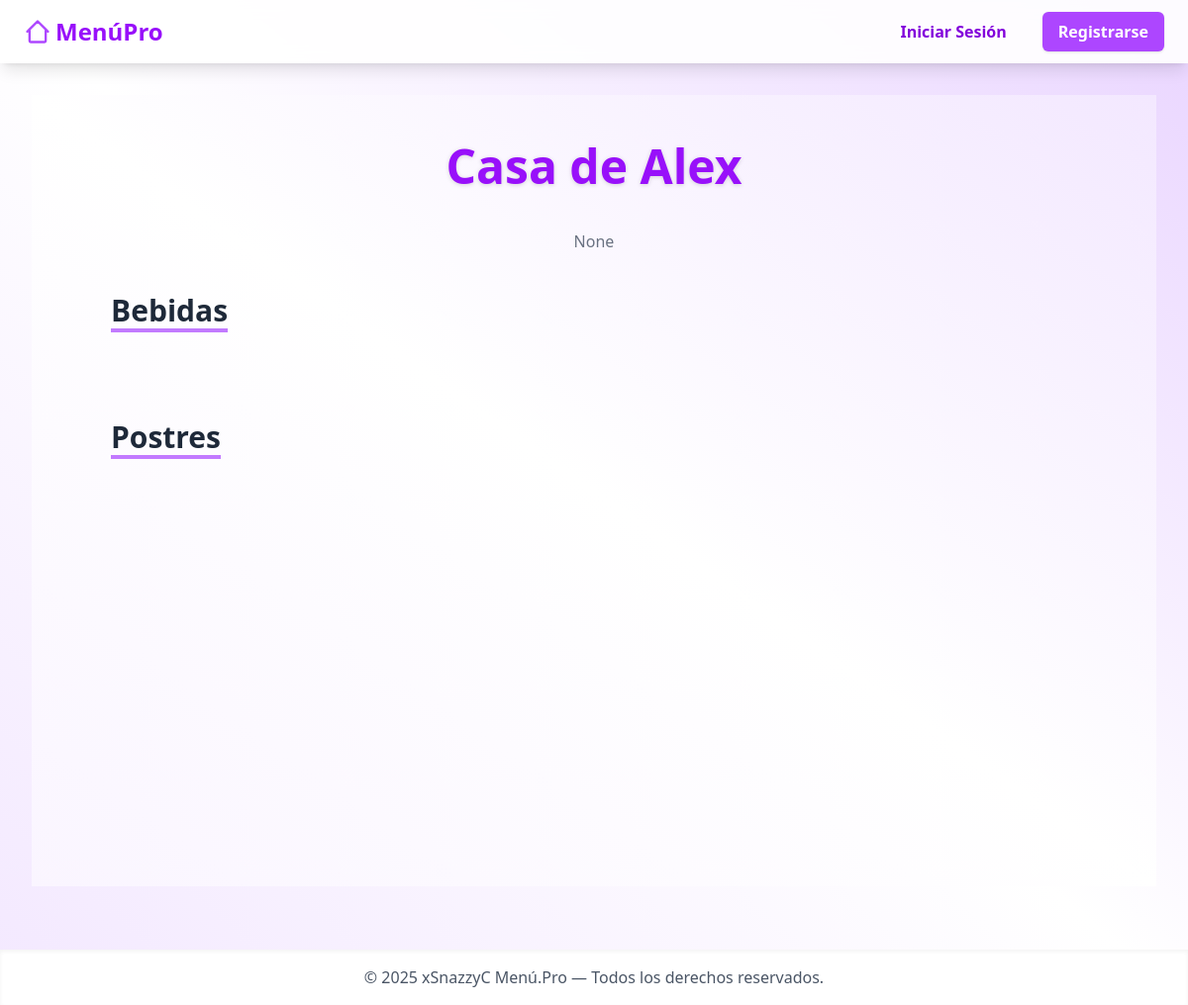
The page /restaurante/pruebaAlex/ on the database as committed earlier.
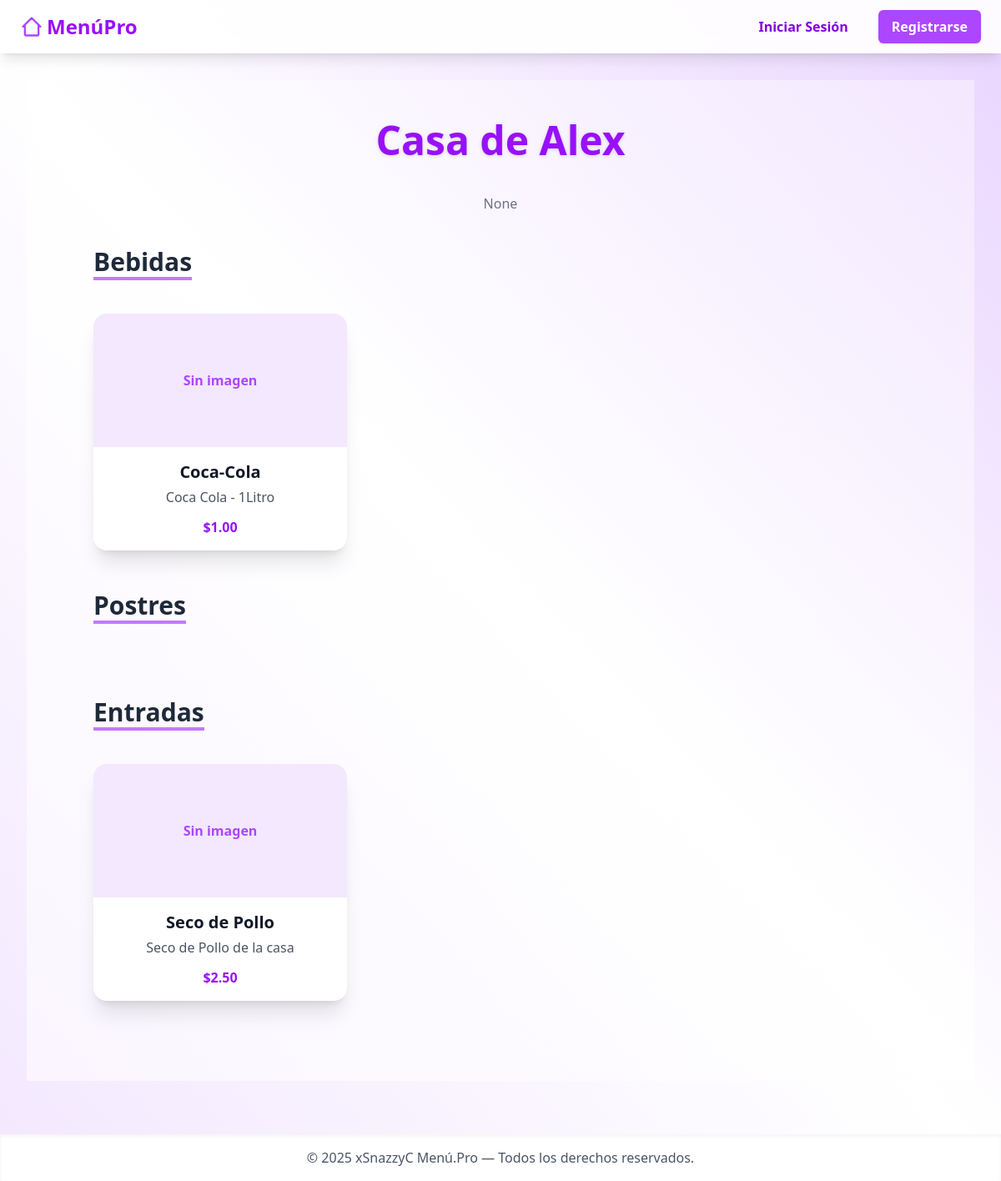
The same page on the database as committed later.
### core/models.py (models this page shows, shortened)
class Categoria(models.Model):
    restaurante = models.ForeignKey(Restaurante, on_delete=models.CASCADE, related_name='categorias')
    nombre = models.CharField(max_length=50)

class Plato(models.Model):
    categoria = models.ForeignKey(Categoria, on_delete=models.CASCADE, related_name='platos')
    nombre = models.CharField(max_length=100)
    descripcion = models.TextField(blank=True)
    precio = models.DecimalField(max_digits=8, decimal_places=2)
    imagen = models.ImageField(upload_to='platos/', blank=True, null=True)
    disponible = models.BooleanField(default=True)

### core/views.py (the view)
# urls.py: path('restaurante/<slug:slug>/', menu_publico, name='menu_publico'),
def menu_publico(request, slug):
    restaurante = get_object_or_404(Restaurante, slug=slug)
    categorias = restaurante.categorias.prefetch_related('platos').all()
    Visit.objects.create(restaurante=restaurante, tipo='menu')
    return render(request, 'components/menu_publico.html', {
        'restaurante': restaurante,
        'categorias': categorias
    })

### core/templates/components/menu_publico.html (shortened to what this page needs)
{% extends 'layout/base.html' %}
{% block content %}
<div class="w-full min-h-screen bg-gradient-to-tr from-purple-50 via-white to-purple-100 py-12">
  <div class="max-w-5xl mx-auto px-6">
    <h1 class="text-5xl font-extrabold text-center text-purple-600 mb-10 drop-shadow-sm">{{ restaurante.nombre }}</h1>
    <div class="text-center text-gray-500 max-w-2xl mx-auto mb-10">{{ restaurante.descripcion }}</div>
    {% for categoria in categorias %}
      <div class="mb-12">
        <h2 class="text-3xl font-bold text-gray-800 mb-4 border-b-4 border-purple-400 inline-block">{{ categoria.nombre }}</h2>
        <div class="grid sm:grid-cols-2 md:grid-cols-3 gap-8 mt-6">
          {% for plato in categoria.platos.all %}
            <div class="bg-white rounded-2xl shadow-xl overflow-hidden hover:shadow-2xl transition">
              {% if plato.imagen %}
                <img src="{{ plato.imagen.url }}" alt="{{ plato.nombre }}" class="w-full h-40 object-cover">
              {% else %}
                <div class="bg-purple-100 w-full h-40 flex items-center justify-center text-purple-500 font-semibold">Sin imagen</div>
              {% endif %}
              <div class="p-4 text-center">
                <h3 class="text-xl font-bold text-gray-900">{{ plato.nombre }}</h3>
                <p class="text-gray-600 mt-1">{{ plato.descripcion|default:"Sin descripción" }}</p>
                <p class="text-purple-600 font-bold mt-3">${{ plato.precio }}</p>
              </div>
            </div>
          {% endfor %}
        </div>
      </div>
    {% empty %}
      <p class="text-center text-gray-400 text-lg">Aún no hay categorías disponibles.</p>
    {% endfor %}
  </div>
</div>
{% endblock %}

Rows that differ between the two databases and show on the page:
added Plato: shows "Sin imagen", nombre "Coca-Cola", descripcion "Coca Cola - 1Litro", precio "1.00", shown under Categoria "Bebidas"
added Categoria: nombre "Entradas"
added Plato: shows "Sin imagen", nombre "Seco de Pollo", descripcion "Seco de Pollo de la casa", precio "2.50", shown under "Entradas"
